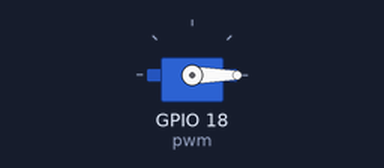
A program run on a simulated Raspberry Pi (BCM pin numbers). On the bench: servo. Servo angles are drawn from the pulse width (0.5 ms = 0°, 2.5 ms = 180°). At 1.5 s the program stops and its outputs stay as they are.

Above: at 0.1 s.
Timing chart, 0 to 1.6 s (numbered marks = the images above):
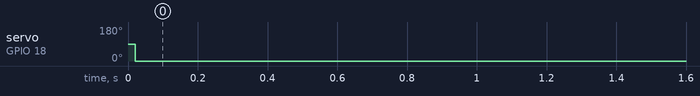

Measured:
- by itself, servo on GPIO 18 (pwm): 90° → 0° at 0.02 s

The program:

Top.py
```python
# Code for upper arm servo such that it travels 5 degrees every 0.5 second for 7 cycles
# Connect to GPIO18 (Pin 12)

import RPi.GPIO as GPIO
from time import sleep

GPIO.setmode(GPIO.BCM)
GPIO.setup(18, GPIO.OUT)

pwm = GPIO.PWM(18,50)

pwm.start(7.5)

def SetAngle(angle):
    duty = angle / 27 + 2  # define the duty cycle in percentage
    GPIO.output(18, True)
    pwm.ChangeDutyCycle(duty)
    sleep(0.5)
    GPIO.output(18, False)
    pwm.ChangeDutyCycle(0)

# First Cycle
SetAngle(0)
SetAngle(5)
SetAngle(10)
#SetAngle(15)
#SetAngle(20)
#SetAngle(25)
#SetAngle(30)
#SetAngle(35)
#SetAngle(40)
#SetAngle(45)
#SetAngle(50)
#SetAngle(55)
#SetAngle(60)
#SetAngle(65)
#SetAngle(70)
#SetAngle(75)
#SetAngle(80)
#SetAngle(85)
#SetAngle(90)
#SetAngle(95)
#SetAngle(100)
#SetAngle(105)
#SetAngle(110)
#SetAngle(115)
#SetAngle(120)
#SetAngle(125)
#SetAngle(130)
#SetAngle(135)
#SetAngle(140)
#SetAngle(145)
#SetAngle(150)
#SetAngle(155)
#SetAngle(160)
#SetAngle(165)
#SetAngle(170)
#SetAngle(175)
#SetAngle(180)

# Second Cycle
#SetAngle(0)
#SetAngle(5)
#SetAngle(10)
#SetAngle(15)
#SetAngle(20)
#SetAngle(25)
#SetAngle(30)
#SetAngle(35)
#SetAngle(40)
#SetAngle(45)
#SetAngle(50)
#SetAngle(55)
#SetAngle(60)
#SetAngle(65)
#SetAngle(70)
#SetAngle(75)
#SetAngle(80)
#SetAngle(85)
#SetAngle(90)
#SetAngle(95)
#SetAngle(100)
#SetAngle(105)
#SetAngle(110)
#SetAngle(115)
#SetAngle(120)
#SetAngle(125)
#SetAngle(130)
#SetAngle(135)
#SetAngle(140)
#SetAngle(145)
#SetAngle(150)
#SetAngle(155)
#SetAngle(160)
#SetAngle(165)
#SetAngle(170)
#SetAngle(175)
#SetAngle(180)

# Third Cycle
#SetAngle(0)
#SetAngle(5)
#SetAngle(10)
#SetAngle(15)
#SetAngle(20)
#SetAngle(25)
#SetAngle(30)
#SetAngle(35)
#SetAngle(40)
#SetAngle(45)
#SetAngle(50)
#SetAngle(55)
#SetAngle(60)
#SetAngle(65)
#SetAngle(70)
#SetAngle(75)
#SetAngle(80)
#SetAngle(85)
#SetAngle(90)
#SetAngle(95)
#SetAngle(100)
#SetAngle(105)
#SetAngle(110)
#SetAngle(115)
#SetAngle(120)
#SetAngle(125)
#SetAngle(130)
#SetAngle(135)
#SetAngle(140)
#SetAngle(145)
#SetAngle(150)
#SetAngle(155)
#SetAngle(160)
#SetAngle(165)
#SetAngle(170)
#SetAngle(175)
#SetAngle(180)

# Fourth Cycle
#SetAngle(0)
#SetAngle(5)
#SetAngle(10)
#SetAngle(15)
#SetAngle(20)
#SetAngle(25)
#SetAngle(30)
#SetAngle(35)
#SetAngle(40)
#SetAngle(45)
#SetAngle(50)
#SetAngle(55)
#SetAngle(60)
#SetAngle(65)
#SetAngle(70)
#SetAngle(75)
#SetAngle(80)
#SetAngle(85)
#SetAngle(90)
#SetAngle(95)
#SetAngle(100)
#SetAngle(105)
#SetAngle(110)
#SetAngle(115)
#SetAngle(120)
#SetAngle(125)
#SetAngle(130)
#SetAngle(135)
#SetAngle(140)
#SetAngle(145)
#SetAngle(150)
#SetAngle(155)
#SetAngle(160)
#SetAngle(165)
#SetAngle(170)
#SetAngle(175)
#SetAngle(180)

# Fifth Cycle
#SetAngle(0)
#SetAngle(5)
#SetAngle(10)
#SetAngle(15)
#SetAngle(20)
#SetAngle(25)
#SetAngle(30)
#SetAngle(35)
#SetAngle(40)
#SetAngle(45)
#SetAngle(50)
#SetAngle(55)
#SetAngle(60)
#SetAngle(65)
#SetAngle(70)
#SetAngle(75)
#SetAngle(80)
#SetAngle(85)
#SetAngle(90)
#SetAngle(95)
#SetAngle(100)
#SetAngle(105)
#SetAngle(110)
#SetAngle(115)
#SetAngle(120)
#SetAngle(125)
#SetAngle(130)
#SetAngle(135)
#SetAngle(140)
#SetAngle(145)
#SetAngle(150)
#SetAngle(155)
#SetAngle(160)
#SetAngle(165)
#SetAngle(170)
#SetAngle(175)
#SetAngle(180)

# Sixth Cycle
#SetAngle(0)
#SetAngle(5)
#SetAngle(10)
#SetAngle(15)
#SetAngle(20)
#SetAngle(25)
#SetAngle(30)
#SetAngle(35)
#SetAngle(40)
#SetAngle(45)
#SetAngle(50)
#SetAngle(55)
#SetAngle(60)
#SetAngle(65)
#SetAngle(70)
#SetAngle(75)
#SetAngle(80)
#SetAngle(85)
#SetAngle(90)
#SetAngle(95)
#SetAngle(100)
#SetAngle(105)
#SetAngle(110)
#SetAngle(115)
#SetAngle(120)
#SetAngle(125)
#SetAngle(130)
#SetAngle(135)
#SetAngle(140)
#SetAngle(145)
#SetAngle(150)
#SetAngle(155)
#SetAngle(160)
#SetAngle(165)
#SetAngle(170)
#SetAngle(175)
#SetAngle(180)

# Seventh Cycle
#SetAngle(0)
#SetAngle(5)
#SetAngle(10)
#SetAngle(15)
#SetAngle(20)
#SetAngle(25)
#SetAngle(30)
#SetAngle(35)
#SetAngle(40)
#SetAngle(45)
#SetAngle(50)
#SetAngle(55)
#SetAngle(60)
#SetAngle(65)
#SetAngle(70)
#SetAngle(75)
#SetAngle(80)
#SetAngle(85)
#SetAngle(90)
#SetAngle(95)
#SetAngle(100)
#SetAngle(105)
#SetAngle(110)
#SetAngle(115)
#SetAngle(120)
#SetAngle(125)
#SetAngle(130)
#SetAngle(135)
#SetAngle(140)
#SetAngle(145)
#SetAngle(150)
#SetAngle(155)
#SetAngle(160)
#SetAngle(165)
#SetAngle(170)
#SetAngle(175)
#SetAngle(180)

pwm.stop()
GPIO.cleanup()
```
